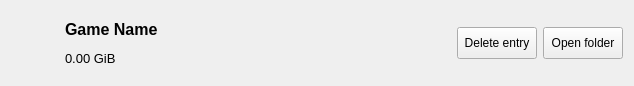
<?xml version="1.0" encoding="UTF-8"?>
<ui version="4.0">
 <class>BackupItem</class>
 <widget class="QWidget" name="BackupItem">
  <property name="geometry">
   <rect>
    <x>0</x>
    <y>0</y>
    <width>634</width>
    <height>86</height>
   </rect>
  </property>
  <property name="windowTitle">
   <string/>
  </property>
  <layout class="QGridLayout" name="gridLayout">
   <item row="0" column="0">
    <layout class="QHBoxLayout" name="horizontalLayout">
     <item>
      <widget class="QLabel" name="itemPicture">
       <property name="minimumSize">
        <size>
         <width>48</width>
         <height>48</height>
        </size>
       </property>
       <property name="maximumSize">
        <size>
         <width>0</width>
         <height>48</height>
        </size>
       </property>
       <property name="text">
        <string/>
       </property>
       <property name="scaledContents">
        <bool>true</bool>
       </property>
       <property name="alignment">
        <set>Qt::AlignCenter</set>
       </property>
      </widget>
     </item>
     <item>
      <widget class="QLabel" name="itemName">
       <property name="text">
        <string>&lt;html&gt;&lt;head/&gt;&lt;body&gt;&lt;p&gt;&lt;span style=&quot; font-size:12pt; font-weight:600;&quot;&gt;Game Name&lt;/span&gt;&lt;/p&gt;&lt;p&gt;&lt;span style=&quot; font-size:10pt;&quot;&gt;0.00 GiB&lt;/span&gt;&lt;/p&gt;&lt;/body&gt;&lt;/html&gt;</string>
       </property>
      </widget>
     </item>
     <item>
      <spacer name="horizontalSpacer">
       <property name="orientation">
        <enum>Qt::Horizontal</enum>
       </property>
       <property name="sizeHint" stdset="0">
        <size>
         <width>40</width>
         <height>20</height>
        </size>
       </property>
      </spacer>
     </item>
     <item>
      <widget class="QPushButton" name="deleteButton">
       <property name="sizePolicy">
        <sizepolicy hsizetype="Minimum" vsizetype="Fixed">
         <horstretch>0</horstretch>
         <verstretch>0</verstretch>
        </sizepolicy>
       </property>
       <property name="minimumSize">
        <size>
         <width>0</width>
         <height>32</height>
        </size>
       </property>
       <property name="text">
        <string>Delete entry</string>
       </property>
      </widget>
     </item>
     <item>
      <widget class="QPushButton" name="openButton">
       <property name="minimumSize">
        <size>
         <width>0</width>
         <height>32</height>
        </size>
       </property>
       <property name="text">
        <string>Open folder</string>
       </property>
      </widget>
     </item>
    </layout>
   </item>
  </layout>
 </widget>
 <resources/>
 <connections/>
</ui>
